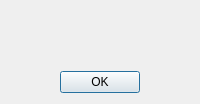
<?xml version="1.0" encoding="UTF-8"?>
<ui version="4.0">
 <class>CAboutDlg</class>
 <widget class="QDialog" name="CAboutDlg">
  <property name="windowModality">
   <enum>Qt::NonModal</enum>
  </property>
  <property name="windowTitle">
   <string>About Decodium 3 FT2</string>
  </property>
  <layout class="QVBoxLayout" name="verticalLayout">
   <item>
    <layout class="QHBoxLayout" name="horizontalLayout_2">
     <item>
      <widget class="QLabel" name="labelTxt">
       <property name="text">
        <string/>
       </property>
       <property name="alignment">
        <set>Qt::AlignCenter</set>
       </property>
       <property name="openExternalLinks">
        <bool>true</bool>
       </property>
      </widget>
     </item>
    </layout>
   </item>
   <item>
    <spacer name="verticalSpacer">
     <property name="orientation">
      <enum>Qt::Vertical</enum>
     </property>
     <property name="sizeHint" stdset="0">
      <size>
       <width>20</width>
       <height>40</height>
      </size>
     </property>
    </spacer>
   </item>
   <item>
    <layout class="QHBoxLayout" name="horizontalLayout">
     <item>
      <spacer name="horizontalSpacer">
       <property name="orientation">
        <enum>Qt::Horizontal</enum>
       </property>
       <property name="sizeHint" stdset="0">
        <size>
         <width>40</width>
         <height>20</height>
        </size>
       </property>
      </spacer>
     </item>
     <item>
      <widget class="QPushButton" name="okButton">
       <property name="text">
        <string>OK</string>
       </property>
      </widget>
     </item>
     <item>
      <spacer name="horizontalSpacer_2">
       <property name="orientation">
        <enum>Qt::Horizontal</enum>
       </property>
       <property name="sizeHint" stdset="0">
        <size>
         <width>40</width>
         <height>20</height>
        </size>
       </property>
      </spacer>
     </item>
    </layout>
   </item>
  </layout>
 </widget>
 <resources/>
 <connections>
  <connection>
   <sender>okButton</sender>
   <signal>clicked()</signal>
   <receiver>CAboutDlg</receiver>
   <slot>accept()</slot>
   <hints>
    <hint type="sourcelabel">
     <x>321</x>
     <y>120</y>
    </hint>
    <hint type="destinationlabel">
     <x>186</x>
     <y>71</y>
    </hint>
   </hints>
  </connection>
 </connections>
</ui>
